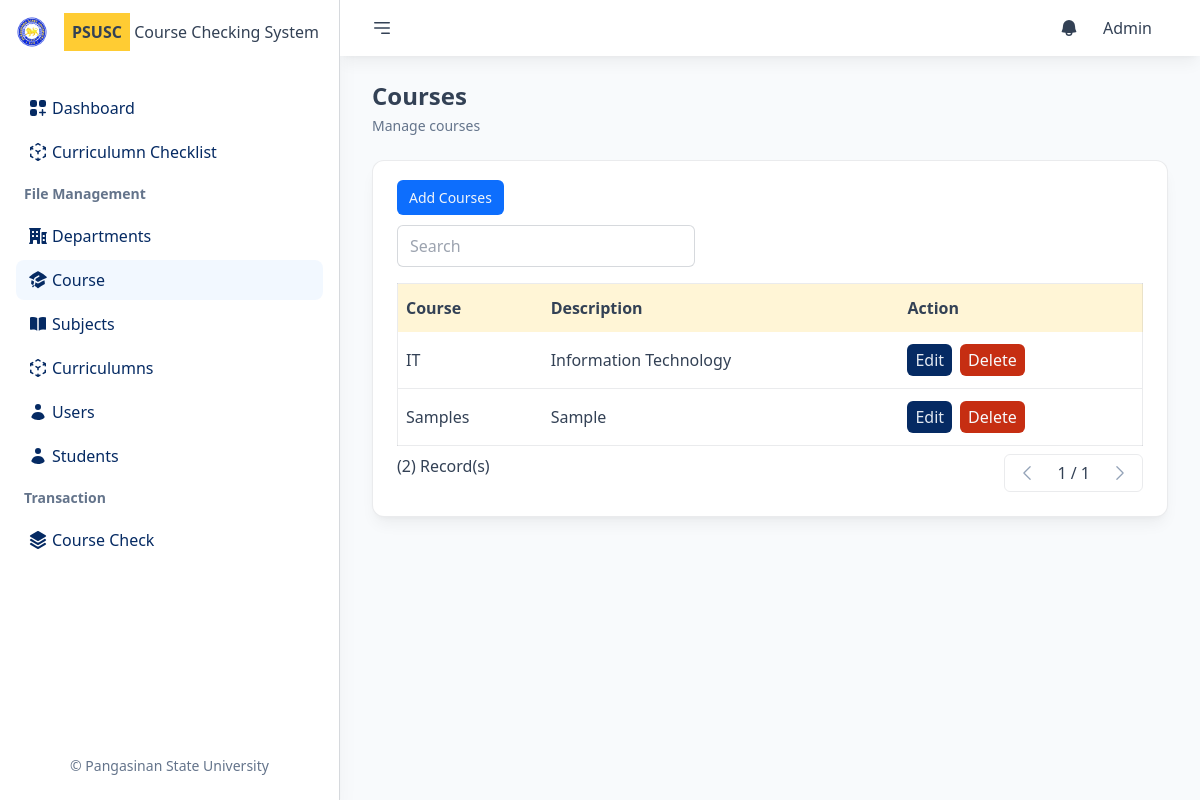
The page /courses (signed in) on the database its author committed.
### tables this page shows
CREATE TABLE `users` (
  `id` int(11) NOT NULL,
  `empno` varchar(50) NOT NULL,
  `fname` varchar(150) NOT NULL,
  `lname` varchar(150) NOT NULL,
  `mname` varchar(150) NOT NULL,
  `email` varchar(150) NOT NULL,
  `password` varchar(150) NOT NULL,
  `courseId` int(11) NOT NULL,
  `userType` varchar(50) NOT NULL
);

CREATE TABLE `courses` (
  `id` int(11) NOT NULL,
  `course` varchar(150) NOT NULL,
  `description` varchar(300) NOT NULL
);

### index.php (called while the page is built, shortened)
<?php
Route::contentToRender();

### Models/User.php (called while the page is built, shortened)
<?php
class User extends Model
{
    protected $fname;
    public function __construct($id, $empno, $fname, $lname, $mname, $email, $password, $courseId, $userType)
    {
        $this->fname = $fname;
    }
    public function getFname()
    {
        return $this->fname;
    }
    public static function getById($value)
    {
        $m = Model::getInstance();
        $data = NULL;
        $r = $m->getOne('users', 'id', $value);
        if ($r) {
            $data = new User(...$r);
        }
        return $data;
    }
}

### Models/Model.php (called while the page is built, shortened)
<?php
class Model
{
    private static $instance;
    private $conn;
    public static function getInstance()
    {
        if (!self::$instance) {
            self::$instance = new Model();
        }
        return self::$instance;
    }
    private function connect()
    {
        if (!$this->conn) {
            try {
                $this->conn = new \PDO("mysql:host=" . SERVER . ";dbname=" . DB_NAME . "", USERNAME, PASSWORD);
                $this->conn->setAttribute(\PDO::ATTR_ERRMODE, \PDO::ERRMODE_EXCEPTION);
            } catch (\PDOException $e) {
                throw new \PDOException("Database connection error: " . $e->getMessage());
            }
        }
    }
    protected function executeQuery($query, $params = array())
    {
        try {
            $stmt  = $this->conn->prepare($query);
            $stmt->execute($params);
            $lastInsertId = $this->conn->lastInsertId();
            $result = new \stdClass();
            $result->stmt = $stmt;
            $result->lastInsertId = $lastInsertId;
            return $result;
        } catch (\PDOException $e) {
            return $e->getMessage();
        }
    }
    public function getOne($table, $field, $id)
    {
        try {
            $stmt = $this->executeQuery("SELECT * FROM $table WHERE $field=:id", array(':id' => $id));
            return $stmt->stmt->fetch(\PDO::FETCH_ASSOC);
        } catch (\PDOException $e) {
            return $e->getMessage();
        }
    }
    public function all($table)
    {
        $stmt = $this->executeQuery("SELECT * FROM $table");
        return $stmt->stmt->fetchAll(\PDO::FETCH_ASSOC);
    }
}

### Controllers/Controller.php (called while the page is built, shortened)
<?php
class Controller
{
    public static function usersData($id)
    {
        if ($_SESSION['user_type'] != "Student") {
            return User::getById($id);
        } else {
            return Student::getById($id);
        }
    }
}

### Models/Cours.php (called while the page is built, shortened)
<?php
class Cours extends Model
{
    protected $id;
    protected $course;
    protected $description;
    public function __construct($id,$course,$description)
    {
           $this->id=$id;
    $this->course=$course;
    $this->description=$description;
    }
    public function getId()
    {
        return $this->id;
    }
    public function getCourse()
    {
        return $this->course;
    }
    public function getDescription()
    {
        return $this->description;
    }
    public static function getAll(){
        $m = Model::getInstance();
        $list = [];
        $r = $m->all('courses');
        if($r){
            foreach($r as $v){
                $data = new Cours(...$v);
                $list[] = $data;
            }
        }
        return $list;
    }
}

### public/pages/courses/coursesview.php (the view, shortened to what this page needs)
<?php
require_once(TEMPLATE_PATH . "/header.php");
require_once(TEMPLATE_PATH . "/nav.php");
?>
<div class="px-8">
    <div class="bg-white p-6 rounded-xl shadow-lg shadow-black/5 border border-slate-700/10">
        <div class="mb-4">
            <a href="#" data-remote="/courses/create" data-size="w-full md:w-2/5 lg:w-1/5" class="pop px-3 py-2 text-sm bg-brand hover:bg-brand-dark rounded-md text-slate-100 transition-all">Add Courses</a>
        </div>
        <div class="flex flex-row items-center justify-between mb-4">
            <div class="w-full md:w-2/5">
                <input type="search" class="px-3 py-2 w-full rounded-md border border-slate-700/20 focus:outline-none  focus:ring ring-brand-light ring-offset-2" name="searchInput" id="searchInput" placeholder="Search">
            </div>
        </div>
        <div class="">
            <table class="w-full border border-slate-700/10 mb-2" id="dataTable">
                <thead>
                    <tr class="bg-accent/20 text-left ">
                        <th class="px-2 py-3">Course</th>
                        <th class="px-2 py-3">Description</th>
                        <th class=" px-2 py-3">Action</th>
                    </tr>
                </thead>
                <tbody class="divide-y divide-slate-700/10 " id="tableBody">
                    <?php
                    foreach ($courses as $course) :
                    ?>
                        <tr class="transition-all">
                            <td class="px-2 py-3"><?= $course->getCourse() ?></td>
                            <td class="px-2 py-3"><?= $course->getDescription() ?></td>
                            <td class="px-2 py-3 flex flex-row item-center gap-2">
                                <a href="#" data-remote="/courses/edit/<?= $course->getId() ?>" data-size="w-full md:w-2/5 lg:w-1/5" class="pop bg-brand-dark hover:bg-brand-light transition-all text-slate-200 px-2 py-1 rounded-md">Edit</a>
                                <a href="#" data-remote="/courses/confirm/<?= $course->getId() ?>" data-size="w-full md:w-2/5 lg:w-1/5" class="pop bg-danger-light hover:bg-danger transition-all text-slate-50 px-2 py-1 rounded-md">Delete</a>
                            </td>
                        </tr>
                    <?php
                    endforeach;
                    ?>
                </tbody>
            </table>
            <div class="flex flex-row justify-between">
                <div class="">
                    <p>(<?= sizeof($courses) ?>) Record(s)</p>
                </div>
                <div class="flex flex-row gap-2 items-center rounded-md border border-slate-700/10 overflow-hidden">
                    <button onclick="prevPage()" class="px-3 py-2 disabled:text-slate-400 disabled:hover:bg-transparent hover:bg-blue-700 hover:text-white transition-all " id="prevBtn" disabled>
                        <svg xmlns="http://www.w3.org/2000/svg" fill="none" viewBox="0 0 24 24" stroke-width="1.5" stroke="currentColor" class="w-5 h-5">
                            <path stroke-linecap="round" stroke-linejoin="round" d="M15.75 19.5L8.25 12l7.5-7.5" />
                        </svg>
                    </button>
                    <span id="currentPage"></span>
                    <button onclick="nextPage()" id="nextBtn" class="px-3 py-2 disabled:text-slate-400 disabled:hover:bg-transparent hover:bg-blue-700 hover:text-white transition-all" disabled>
                        <svg xmlns="http://www.w3.org/2000/svg" fill="none" viewBox="0 0 24 24" stroke-width="1.5" stroke="currentColor" class="w-5 h-5">
                            <path stroke-linecap="round" stroke-linejoin="round" d="M8.25 4.5l7.5 7.5-7.5 7.5" />
                        </svg>
                    </button>
                </div>
            </div>
        </div>
    </div>
</div>
<?php
require_once(TEMPLATE_PATH . "/footer.php");
?>

### public/template/nav.php (shortened to what this page needs)
<aside class="flex flex-col shrink-0 justify-between w-[340px]  bg-white border-r border-slate-700/20 shadow-xl shadow-black/5">
    <div class="px-4">
        <div class="py-4 flex flex-row gap-4 items-center mb-6">
            <div class="w-8">
                <img src="/public/img/psulogo.png" class="w-full" alt="">
            </div>
            <div>
                <div class="">
                    <span class="p-2 text-base font-black text-slate-700 bg-accent">PSUSC</span> Course Checking System
                </div>
            </div>
        </div>
        <div class="flex flex-col gap-1 text-brand-dark">
            <a href="/" class="flex flex-row items-center gap-1 px-3 py-2 hover:bg-brand/10 rounded-lg <?= $GLOBALS['currentpage'] == "" ? "bg-brand/5" : "" ?>">
                <span class="">Dashboard</span>
            </a>
            <?php
            if ($_SESSION['user_type'] != "Student") {
            ?>
                <a href="/studentgrades" class="flex flex-row items-center gap-1 px-3 py-2 hover:bg-brand/10 rounded-lg <?= $GLOBALS['currentpage'] == "mycurriculums" ? "bg-brand/5" : "" ?>">
                    <span class="">Curriculumn Checklist</span>
                </a>
            <?php
            }
            ?>
            <?php
            if ($_SESSION['user_type'] != "Student") :
            ?>
                <p class="text-sm my-2 text-slate-500 font-semibold px-2">File Management</p>
                <?php
                if ($_SESSION['user_type'] == "Admin") {
                ?>
                    <a href="/departments" class="flex flex-row items-center gap-1 px-3 py-2  hover:bg-brand/10 rounded-lg <?= $GLOBALS['currentpage'] == "departments" ? "bg-brand/5" : "" ?>">
                        <span class="">Departments</span>
                    </a>
                    <a href="/courses" class="flex flex-row items-center gap-1 px-3 py-2 hover:bg-brand/10 rounded-lg <?= $GLOBALS['currentpage'] == "courses" ? "bg-brand/5" : "" ?>">
                        <span class="">Course</span>
                    </a>
                    <a href="/subjects" class="flex flex-row items-center gap-1 px-3 py-2 hover:bg-brand/10 rounded-lg <?= $GLOBALS['currentpage'] == "subjects" ? "bg-brand/5" : "" ?>">
                        <span class="">Subjects</span>
                    </a>
                    <a href="/curriculums" class="flex flex-row items-center gap-1 px-3 py-2 hover:bg-brand/10 rounded-lg <?= $GLOBALS['currentpage'] == "curriculums" ? "bg-brand/5" : "" ?>">
                        <span class="">Curriculumns</span>
                    </a>
                    <a href="/users" class="flex flex-row items-center gap-1 px-3 py-2 hover:bg-brand/10 rounded-lg <?= $GLOBALS['currentpage'] == "users" ? "bg-brand/5" : "" ?>">
                        <svg xmlns="http://www.w3.org/2000/svg" viewBox="0 0 20 20" fill="currentColor" class="w-5 h-5">
                            <path d="M10 8a3 3 0 100-6 3 3 0 000 6zM3.465 14.493a1.23 1.23 0 00.41 1.412A9.957 9.957 0 0010 18c2.31 0 4.438-.784 6.131-2.1.43-.333.604-.903.408-1.41a7.002 7.002 0 00-13.074.003z" />
                        </svg>
                        <span class="">Users</span>
                    </a>
                <?php
                }
                ?>
                <a href="/students" class="flex flex-row items-center gap-1 px-3 py-2 hover:bg-brand/10 rounded-lg <?= $GLOBALS['currentpage'] == "students" ? "bg-brand/5" : "" ?>">
                    <svg xmlns="http://www.w3.org/2000/svg" viewBox="0 0 20 20" fill="currentColor" class="w-5 h-5">
                        <path d="M10 8a3 3 0 100-6 3 3 0 000 6zM3.465 14.493a1.23 1.23 0 00.41 1.412A9.957 9.957 0 0010 18c2.31 0 4.438-.784 6.131-2.1.43-.333.604-.903.408-1.41a7.002 7.002 0 00-13.074.003z" />
                    </svg>
                    <span class="">Students</span>
                </a>
                <p class="text-sm my-2 text-slate-500 font-semibold px-2">Transaction</p>
                <a href="/coursecheck" class="flex flex-row items-center gap-1 px-3 py-2 hover:bg-brand/10 rounded-lg <?= $GLOBALS['currentpage'] == "coursecheck" ? "bg-brand/5" : "" ?>">
                    <span class="">Course Check</span>
                </a>
            <?php
            endif;
            ?>
        </div>
    </div>
    <div class="px-4 py-2 flex flex-row gap-2 justify-center items-center mb-4">
        <p class="text-sm text-slate-500">&copy; Pangasinan State University</p>
    </div>
</aside>
<div class="relative h-screen overflow-y-auto flex-auto flex gap-6 flex-col">
    <div class="sticky top-0 px-8 py-2 flex flex-row justify-between items-center bg-white shadow-lg shadow-black/5">
        <div class="flex flex-row items-center gap-4">
            <a href="#">
            </a>
        </div>
        <div class="flex flex-row gap-4 p-2 items-center">
            <a href="px-2">
            </a>
            <div class="relative group">
                <a href="#" class="p-2">
                    <?= $userdata->getFname() ?>
                </a>
            </div>
        </div>
    </div>
    <div class="px-8">
        <h2 class="text-2xl font-semibold mb-1"><?= ucfirst($GLOBALS['currentpage']) ?></h2>
        <div class="text-sm text-slate-500">Manage <?= $GLOBALS['currentpage'] ?></div>
    </div>

### rows shown on the page
users: fname "Admin"
courses: course "IT", description "Information Technology"
courses: course "Samples", description "Sample"

### other values the page prints
$GLOBALS['currentpage'] "Courses"
$GLOBALS['currentpage'] "courses"
sizeof($courses) "2"
